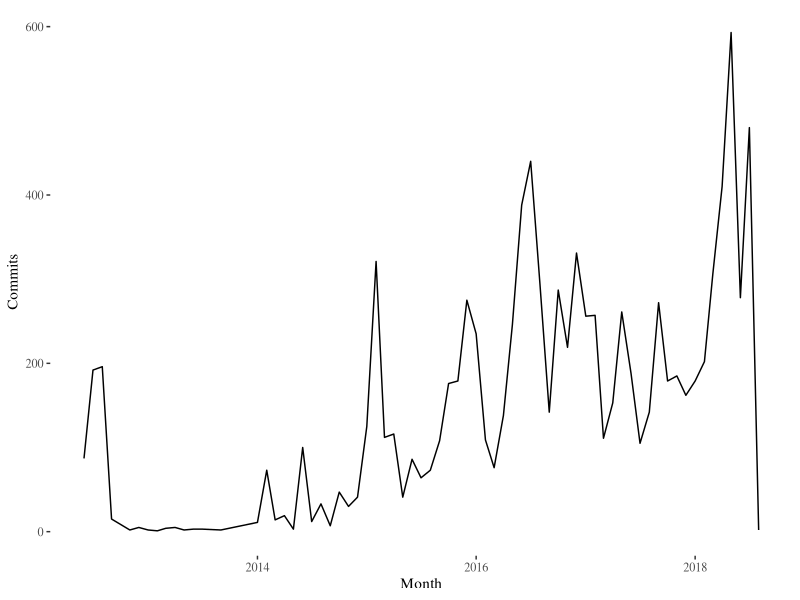
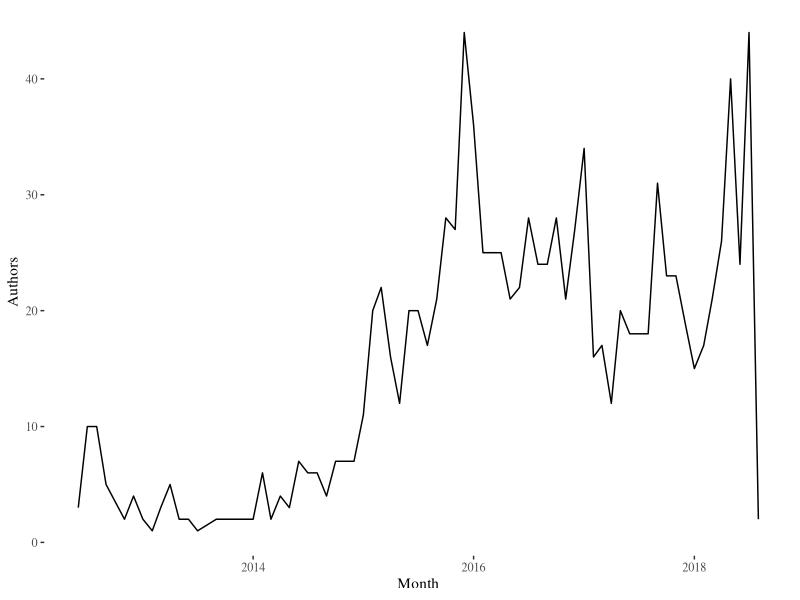
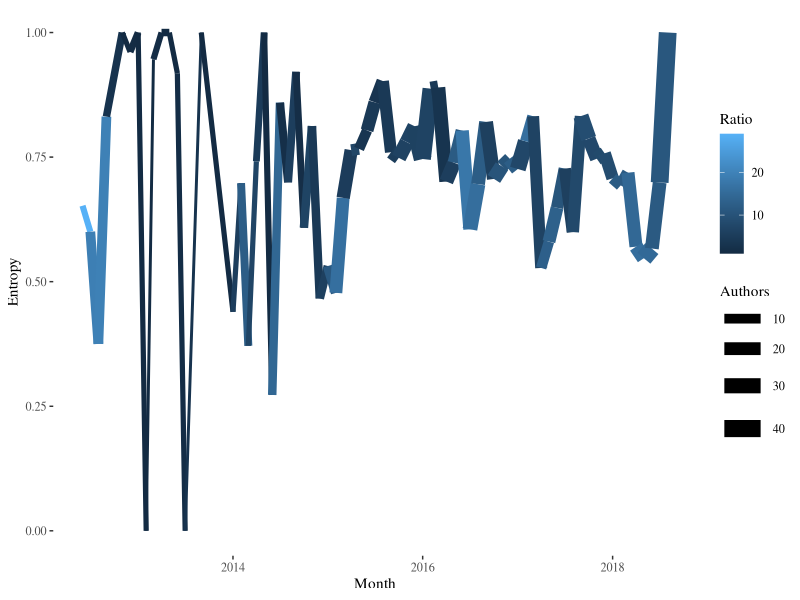
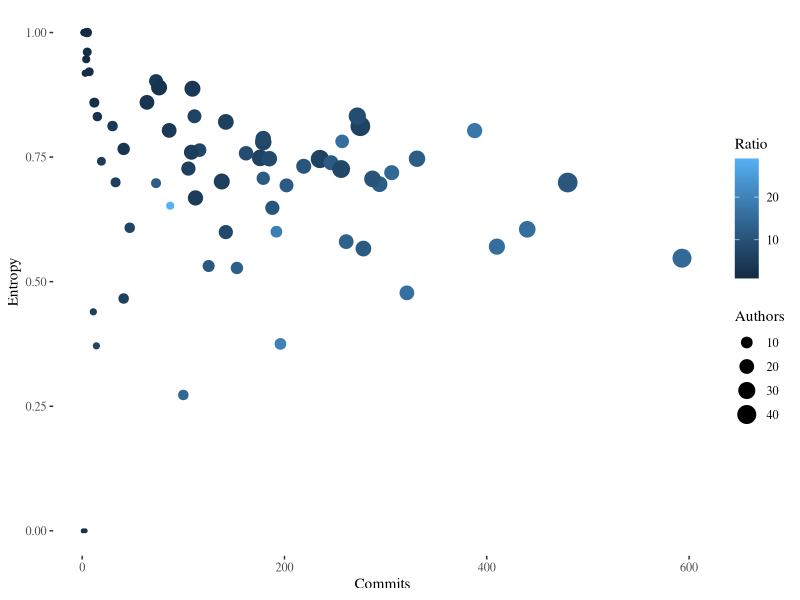
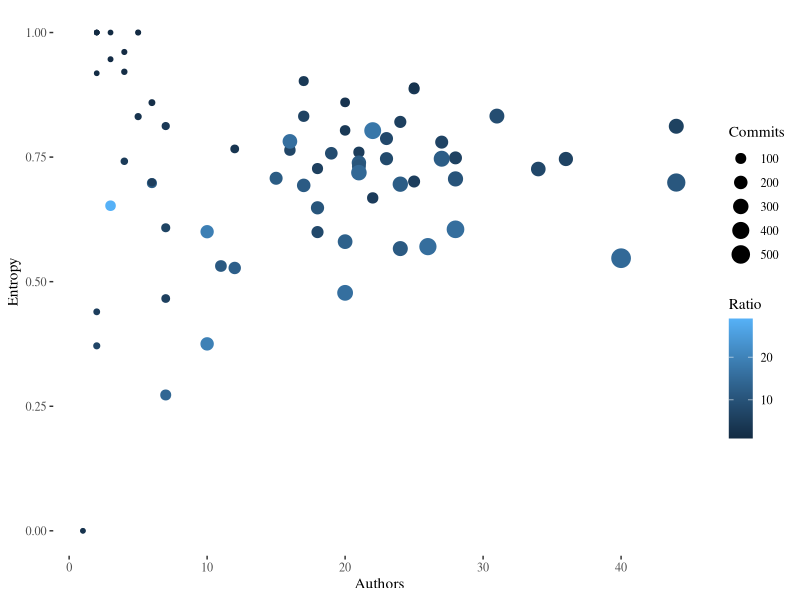
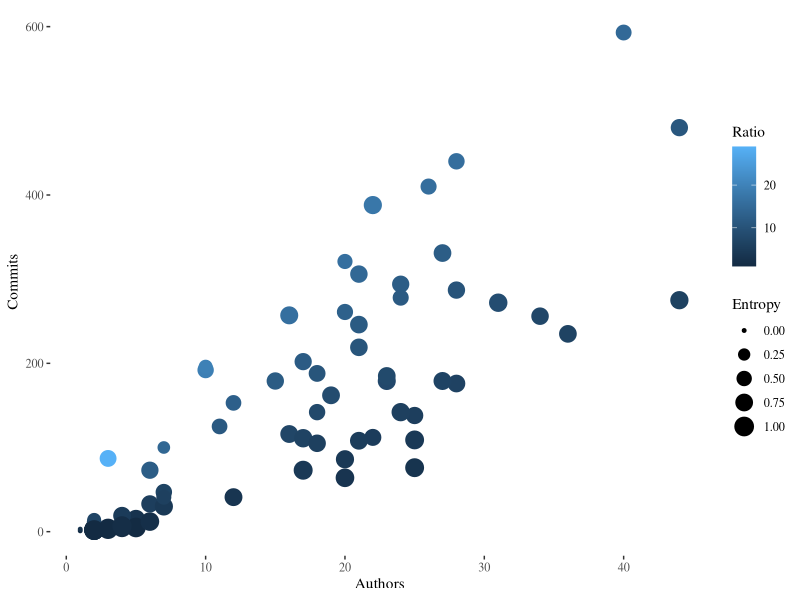

Source code (R) for these figures, in order:
## ---- chunk 1
library(ggplot2)
library(ggthemes)

commits.t <- read.csv("../data/commits.csv")
commits.t$Month <- as.Date(commits.t$Month)

## ---- chunk 2
ggplot(commits.t, aes(x=Month,y=Commits))+geom_line()+theme_tufte()
## ---- chunk 3
ggplot(commits.t, aes(x=Month,y=Authors))+geom_line()+theme_tufte()
## ---- chunk 4
commits.t$Ratio <- commits.t$Commits / commits.t$Author
ggplot(commits.t, aes(x=Month,y=Entropy,color=Ratio,size=Authors))+geom_line()+theme_tufte()
## ---- chunk 5
ggplot(commits.t, aes(x=Commits,y=Entropy,size=Authors,color=Ratio))+geom_point()+theme_tufte()
ggplot(commits.t, aes(x=Authors,y=Entropy,size=Commits,color=Ratio))+geom_point()+theme_tufte()
ggplot(commits.t, aes(x=Authors,y=Commits,size=Entropy,color=Ratio))+geom_point()+theme_tufte()
